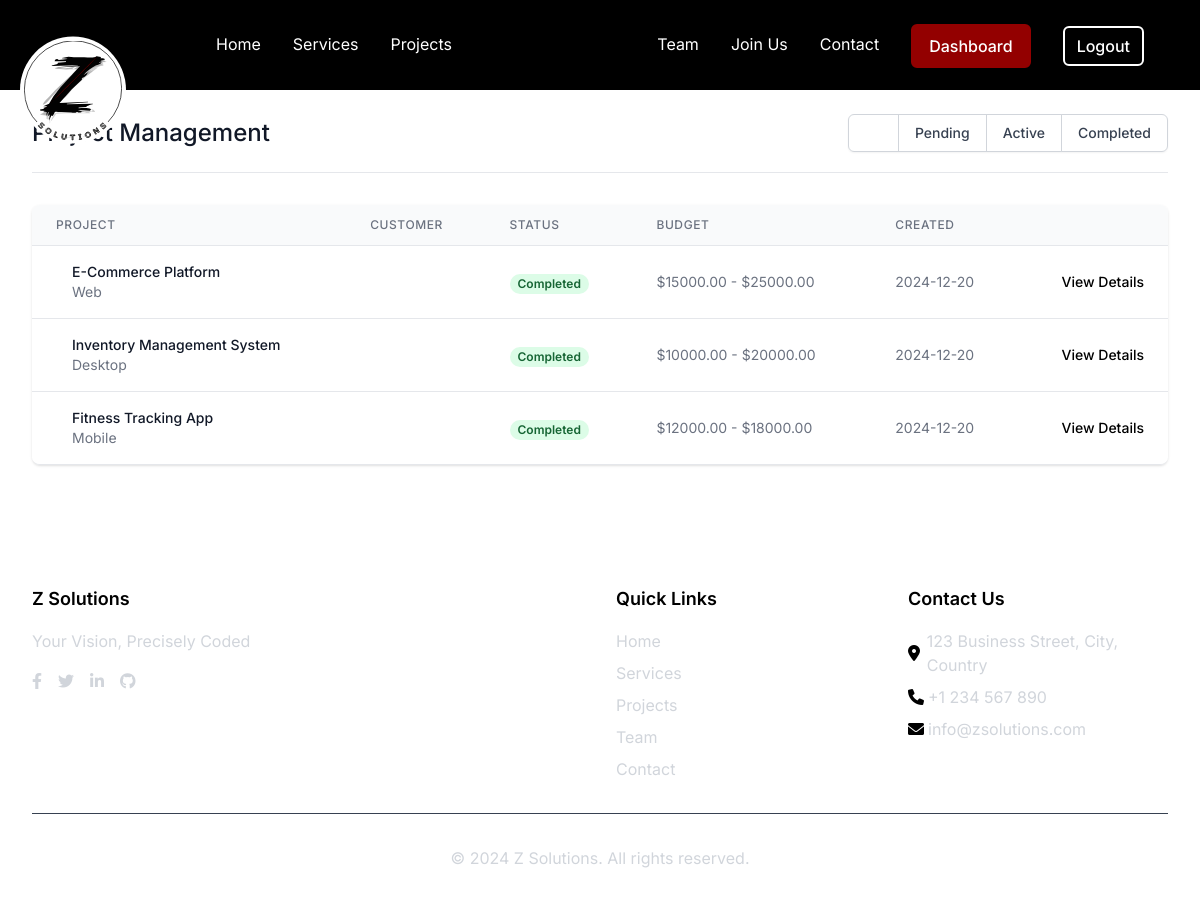
The page /admin/projects (signed in) on the database its author committed.
### app/models/project.py (models this page shows, shortened)
class Project(db.Model):
    id = db.Column(db.Integer, primary_key=True)
    title = db.Column(db.String(100), nullable=False)
    description = db.Column(db.Text, nullable=False)
    customer_id = db.Column(db.Integer, db.ForeignKey('customer_profile.id'), nullable=False)
    category = db.Column(db.String(50), nullable=False)
    status = db.Column(db.String(20), default='pending')  # pending, active, completed, cancelled
    budget_min = db.Column(db.Float)
    budget_max = db.Column(db.Float)
    start_date = db.Column(db.DateTime)
    end_date = db.Column(db.DateTime)
    created_at = db.Column(db.DateTime, default=datetime.utcnow)
    updated_at = db.Column(db.DateTime, default=datetime.utcnow, onupdate=datetime.utcnow)
    requirements = db.relationship('ProjectRequirement', backref='project', lazy='dynamic')
    milestones = db.relationship('ProjectMilestone', backref='project', lazy='dynamic')
    files = db.relationship('ProjectFile', backref='project', lazy='dynamic')

### app/routes/admin.py (the view)
    def decorated_function(*args, **kwargs):
        if not current_user.is_authenticated or current_user.role != 'admin':
            flash('Access denied. Admin privileges required.', 'error')
            return redirect(url_for('main.home'))
        return f(*args, **kwargs)

### app/models/user.py (called while the page is built)
@login_manager.user_loader
def load_user(id):
    return User.query.get(int(id))

### app/routes/admin.py (called while the page is built)
def admin_required(f):
    def decorated_function(*args, **kwargs):
        if not current_user.is_authenticated or current_user.role != 'admin':
            flash('Access denied. Admin privileges required.', 'error')
            return redirect(url_for('main.home'))
        return f(*args, **kwargs)
    decorated_function.__name__ = f.__name__
    return decorated_function

@admin_bp.route('/projects')
@login_required
@admin_required
def projects():
    status = request.args.get('status', 'all')
    page = request.args.get('page', 1, type=int)
    per_page = 10
    query = Project.query
    if status != 'all':
        query = query.filter_by(status=status)
    projects = query.order_by(Project.created_at.desc()).paginate(page=page, per_page=per_page)
    return render_template('admin/projects.html',
                         title='Project Management',
                         projects=projects,
                         current_status=status)

### app/templates/admin/projects.html (shortened to what this page needs)
{% extends "base.html" %}
{% block content %}
<div class="max-w-7xl mx-auto py-6 sm:px-6 lg:px-8">
    <div class="pb-5 border-b border-gray-200 sm:flex sm:items-center sm:justify-between">
        <h3 class="text-2xl leading-6 font-medium text-gray-900">
            Project Management
        </h3>
        <div class="mt-3 sm:mt-0 sm:ml-4">
            <div class="flex rounded-md shadow-sm">
                <a href="{{ url_for('admin.projects', status='all') }}"
                    class="relative inline-flex items-center px-4 py-2 rounded-l-md border border-gray-300 bg-white text-sm font-medium text-gray-700 hover:bg-gray-50 focus:z-10 focus:outline-none focus:ring-1 focus:ring-indigo focus:border-indigo
                    {{ 'bg-indigo text-white' if current_status == 'all' else '' }}">
                </a>
                <a href="{{ url_for('admin.projects', status='pending') }}"
                    class="-ml-px relative inline-flex items-center px-4 py-2 border border-gray-300 bg-white text-sm font-medium text-gray-700 hover:bg-gray-50 focus:z-10 focus:outline-none focus:ring-1 focus:ring-indigo focus:border-indigo
                    {{ 'bg-indigo text-white' if current_status == 'pending' else '' }}">
                    Pending
                </a>
                <a href="{{ url_for('admin.projects', status='active') }}"
                    class="-ml-px relative inline-flex items-center px-4 py-2 border border-gray-300 bg-white text-sm font-medium text-gray-700 hover:bg-gray-50 focus:z-10 focus:outline-none focus:ring-1 focus:ring-indigo focus:border-indigo
                    {{ 'bg-indigo text-white' if current_status == 'active' else '' }}">
                    Active
                </a>
                <a href="{{ url_for('admin.projects', status='completed') }}"
                    class="-ml-px relative inline-flex items-center px-4 py-2 rounded-r-md border border-gray-300 bg-white text-sm font-medium text-gray-700 hover:bg-gray-50 focus:z-10 focus:outline-none focus:ring-1 focus:ring-indigo focus:border-indigo
                    {{ 'bg-indigo text-white' if current_status == 'completed' else '' }}">
                    Completed
                </a>
            </div>
        </div>
    </div>
    <div class="mt-8 flex flex-col">
        <div class="-my-2 overflow-x-auto sm:-mx-6 lg:-mx-8">
            <div class="py-2 align-middle inline-block min-w-full sm:px-6 lg:px-8">
                <div class="shadow overflow-hidden border-b border-gray-200 sm:rounded-lg">
                    <table class="min-w-full divide-y divide-gray-200">
                        <thead class="bg-gray-50">
                            <tr>
                                <th scope="col"
                                    class="px-6 py-3 text-left text-xs font-medium text-gray-500 uppercase tracking-wider">
                                    Project
                                </th>
                                <th scope="col"
                                    class="px-6 py-3 text-left text-xs font-medium text-gray-500 uppercase tracking-wider">
                                    Customer
                                </th>
                                <th scope="col"
                                    class="px-6 py-3 text-left text-xs font-medium text-gray-500 uppercase tracking-wider">
                                    Status
                                </th>
                                <th scope="col"
                                    class="px-6 py-3 text-left text-xs font-medium text-gray-500 uppercase tracking-wider">
                                    Budget
                                </th>
                                <th scope="col"
                                    class="px-6 py-3 text-left text-xs font-medium text-gray-500 uppercase tracking-wider">
                                    Created
                                </th>
                                <th scope="col" class="relative px-6 py-3">
                                </th>
                            </tr>
                        </thead>
                        <tbody class="bg-white divide-y divide-gray-200">
                            {% for project in projects.items %}
                            <tr>
                                <td class="px-6 py-4">
                                    <div class="flex items-center">
                                        <div class="ml-4">
                                            <div class="text-sm font-medium text-gray-900">
                                                {{ project.title }}
                                            </div>
                                            <div class="text-sm text-gray-500">
                                                {{ project.category|title }}
                                            </div>
                                        </div>
                                    </div>
                                </td>
                                <td class="px-6 py-4 whitespace-nowrap">
                                </td>
                                <td class="px-6 py-4 whitespace-nowrap">
                                    <span
                                        class="px-2 inline-flex text-xs leading-5 font-semibold rounded-full
                                        {% if project.status == 'completed' %}
                                            bg-green-100 text-green-800
                                        {% elif project.status == 'active' %}
                                            bg-blue-100 text-blue-800
                                        {% else %}
                                            bg-yellow-100 text-yellow-800
                                        {% endif %}">
                                        {{ project.status|title }}
                                    </span>
                                </td>
                                <td class="px-6 py-4 whitespace-nowrap text-sm text-gray-500">
                                    ${{ "%.2f"|format(project.budget_min) }} - ${{ "%.2f"|format(project.budget_max) }}
                                </td>
                                <td class="px-6 py-4 whitespace-nowrap text-sm text-gray-500">
                                    {{ project.created_at.strftime('%Y-%m-%d') }}
                                </td>
                                <td class="px-6 py-4 whitespace-nowrap text-right text-sm font-medium">
                                    <a href="{{ url_for('admin.view_project', project_id=project.id) }}"
                                        class="text-indigo hover:text-blue">View Details</a>
                                </td>
                            </tr>
                            {% endfor %}
                        </tbody>
                    </table>
                </div>
            </div>
        </div>
    </div>
</div>
{% endblock %}

### app/static/css/main.css (style rules this page uses)
:root { --color-primary: #111111; --color-secondary: #f5f5f5; --color-accent: #930000; --color-text: #000000; --color-text-light: #333333; --color-border: #333333; --spacing-xs: 0.25rem; --spacing-sm: 0.5rem; --spacing-md: 1rem; --spacing-lg: 2rem; --spacing-xl: 4rem; --transition-fast: 150ms ease-in-out; --transition-normal: 300ms ease-in-out; }
body { font-family: 'Inter', sans-serif; color: var(--color-text); line-height: 1.6; background-color: #ffffff; position: relative; margin: 0; padding: 0; }

### app/static/css/menu.css (style rules this page uses)
body { background-color: white !important; margin: 0; padding: 0; }

### rows shown on the page
Project: title "E-Commerce Platform", category "Web", status "Completed", budget_min "15000.00", budget_max "25000.00", created_at "2024-12-20"
Project: title "Inventory Management System", category "Desktop", status "Completed", budget_min "10000.00", budget_max "20000.00", created_at "2024-12-20"
Project: title "Fitness Tracking App", category "Mobile", status "Completed", budget_min "12000.00", budget_max "18000.00", created_at "2024-12-20"
